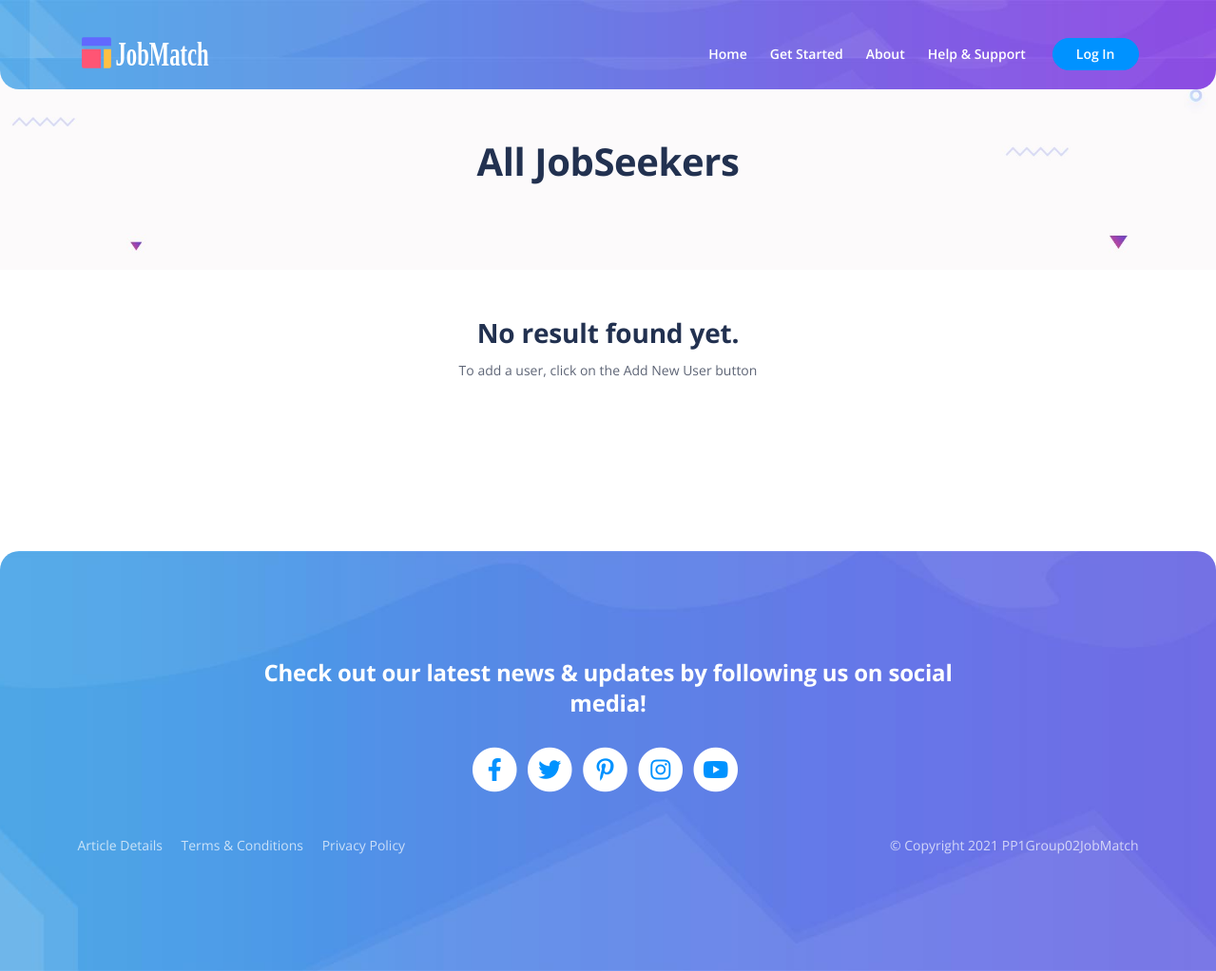
Page /view/jobseeker_list.php on the earlier database version.
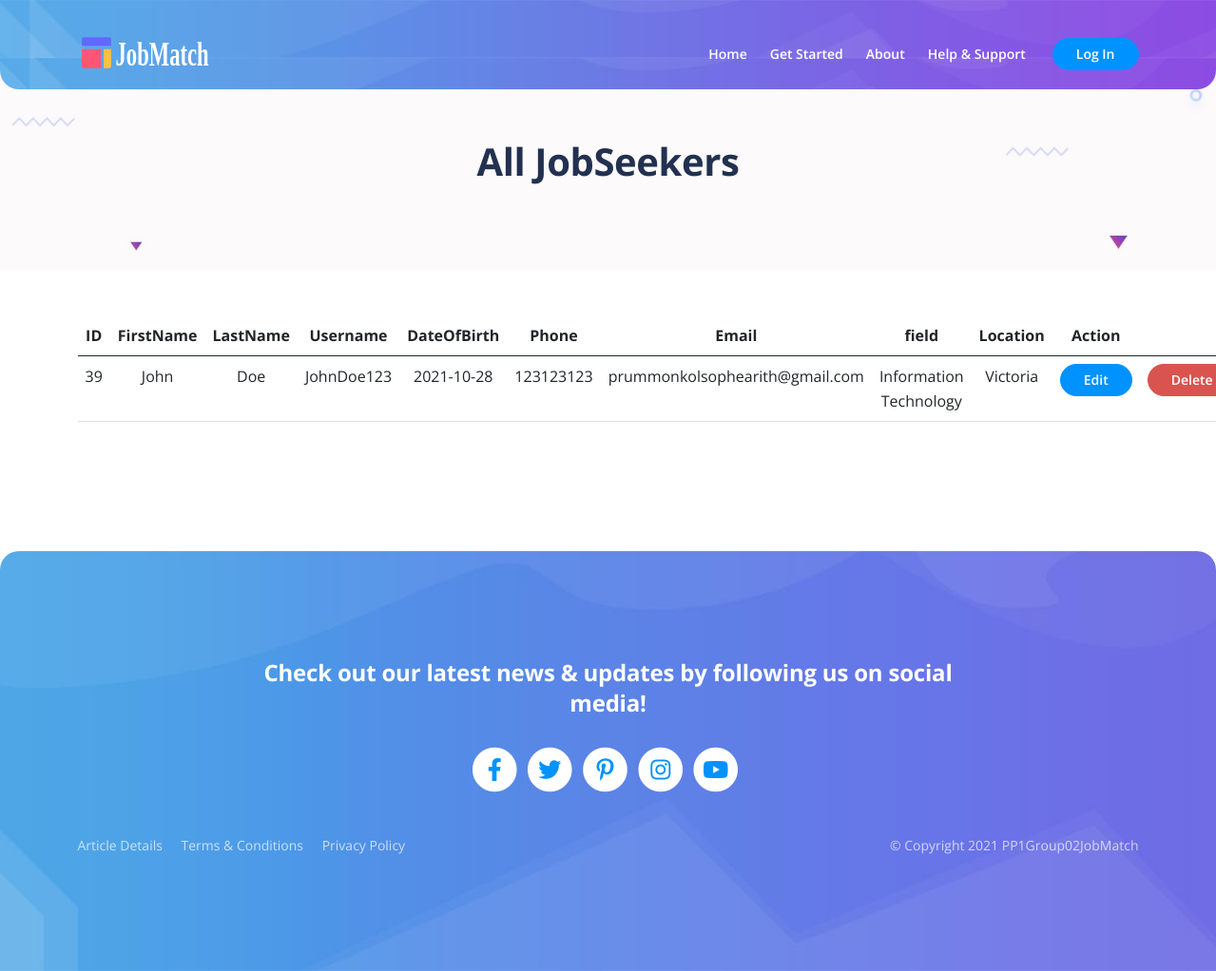
Same page on the later database version.
### tables this page shows
CREATE TABLE `jobseeker` (
  `id` int(11) NOT NULL,
  `firstName` text NOT NULL,
  `lastName` text NOT NULL,
  `username` text NOT NULL,
  `password` text NOT NULL,
  `dateOfBirth` date NOT NULL,
  `phone` text NOT NULL,
  `email` text NOT NULL,
  `field` text NOT NULL,
  `location` text NOT NULL,
  `image` mediumblob DEFAULT NULL,
  `resume` mediumblob DEFAULT NULL
);

### controller/admin_controller.php (called while the page is built, shortened)
<?php
class AdminController {
    public function getAllJobSeeker(){
        require_once '../model/admin_model.php';
        include '../model/db_connection.php';
        $adminModel = new AdminModel();
        return $adminModel->getAllJobSeeker($db);
	}
}

### model/admin_model.php (called while the page is built, shortened)
<?php
class AdminModel {
	public function getAllJobSeeker($db) {
		require_once '../model/user_object.php';
		$allJobSeekers = array();
		$query = "SELECT * FROM jobseeker ORDER BY id";
		$result = $db->query($query);
		$numResults = $result->num_rows;
		for ($i = 0; $i < $numResults; $i++) {
			$row = $result->fetch_assoc();
			$allJobSeekers[$i] = new JobSeeker($row['id'], $row['firstName'], $row['lastName'], $row['username'], $row['password'], $row['dateOfBirth'], $row['phone'], $row['email'], $row['field'],$row['location'], $row['image']);
		}
		return $allJobSeekers;
	}
}
?>

### model/user_object.php (called while the page is built, shortened)
<?php
class JobSeeker {
    public function __construct($id, $firstName, $lastName, $username, $password, $dob, $phone, $email, $field, $location, $image) {
        $this->id = $id;
        $this->firstName = $firstName;
        $this->lastName = $lastName;
        $this->username = $username;
        $this->dob = $dob;
        $this->phone = $phone;
        $this->email = $email;
        $this->field = $field;
        $this->location = $location;
    }
}
?>

### view/jobseeker_list.php (the view, shortened to what this page needs)
<!DOCTYPE html>
<html lang="en">
<head>
    <?php
    require_once("component/header.php");
    ?>
</head>
<body data-bs-spy="scroll" data-bs-target="#navbarExample" class="text-center">
    <?php
    require_once("component/navbar.php");
    ?>
    <header id="ex-header" class="ex-header">
        <div class="container">
            <h1>All JobSeekers</h1>
        </div>
    </header>
    <div class="container mt-5">
        <div class="mb-5" style="min-height: 200px;">
            <?php
            require_once '../controller/admin_controller.php';
            $ac = new AdminController();
            $allJobSeekers = $ac->getAllJobSeeker();
            if (count($allJobSeekers) < 1) {
                echo "<h3>No result found yet.</h3> <small>To add a user, click on the Add New User button</small>";
            } else {
                echo "<table class='table'>";
                echo "    <thead>";
                echo "        <tr>";
                echo "            <th scope='col'>ID</th>";
                echo "            <th scope='col'>FirstName</th>";
                echo "            <th scope='col'>LastName</th>";
                echo "            <th scope='col'>Username</th>";
                echo "            <th scope='col'>DateOfBirth</th>";
                echo "            <th scope='col'>Phone</th>";
                echo "            <th scope='col'>Email</th>";
                echo "            <th scope='col'>field</th>";
                echo "            <th scope='col'>Location</th>";
                echo "            <th scope='col'>Action</th>";
                echo "            <th scope='col'></th>";
                echo "        </tr>";
                echo "    </thead>";
                echo "<tbody>";
                foreach ($allJobSeekers as $jobSeeker) {
                    echo "    <tr>";
                    echo "        <td scope=\"row\">$jobSeeker->id</td>";
                    echo "        <td scope=\"row\">$jobSeeker->firstName</td>";
                    echo "        <td scope=\"row\">$jobSeeker->lastName</td>";
                    echo "        <td scope=\"row\">$jobSeeker->username</td>";
                    echo "        <td scope=\"row\">$jobSeeker->dob</td>";
                    echo "        <td scope=\"row\">$jobSeeker->phone</td>";
                    echo "        <td scope=\"row\">$jobSeeker->email</td>";
                    echo "        <td scope=\"row\">$jobSeeker->field</td>";
                    echo "        <td scope=\"row\">$jobSeeker->location</td>";
                    createEditButton("jobseeker", $jobSeeker->username, "Edit", "admin_edit_user.php");
                    createDeleteButton("username", $jobSeeker->username, "Delete");
                    echo "    </tr>";
                }
                echo "</tbody>";
                echo "</table>";
            }
            function createEditButton($hiddenName, $hiddenValue, $buttonText, $actionPage)
            {
                echo "<td>";
                echo "<form action=$actionPage method=\"GET\">";
                echo "<button type=\"submit\" class=\"btn btn-solid-sm\">$buttonText</button>";
                echo "</form>";
                echo "</td>";
            }
            function createDeleteButton($hiddenName, $jobseeker, $buttonText)
            {
                echo "<td>";
                echo "<form method=\"POST\">";
                echo "<button name=\"delete\" type=\"submit\" class=\"btn btn-danger-sm\" onclick=\"return confirm('Are you sure you want to delete $jobseeker ?')\" >$buttonText</button>";
                echo "</form>";
                echo "</td>";
            }
            ?>
        </div>
    </div>
    <?php
    require_once("component/footer.php");
    ?>
</body>
</html>

Differences in the rows shown:
added jobseeker: id "39", firstName "John", lastName "Doe", username "JohnDoe123", dateOfBirth "2021-10-28", phone "123123123", email "prummonkolsophearith@gmail.com", field "Information Technology", location "Victoria"
Other differences:
text no longer shown: "No result found yet. To add a user, click on the Add New User button"
text now shown: "ID FirstName LastName Username DateOfBirth Phone Email field Location Action"
